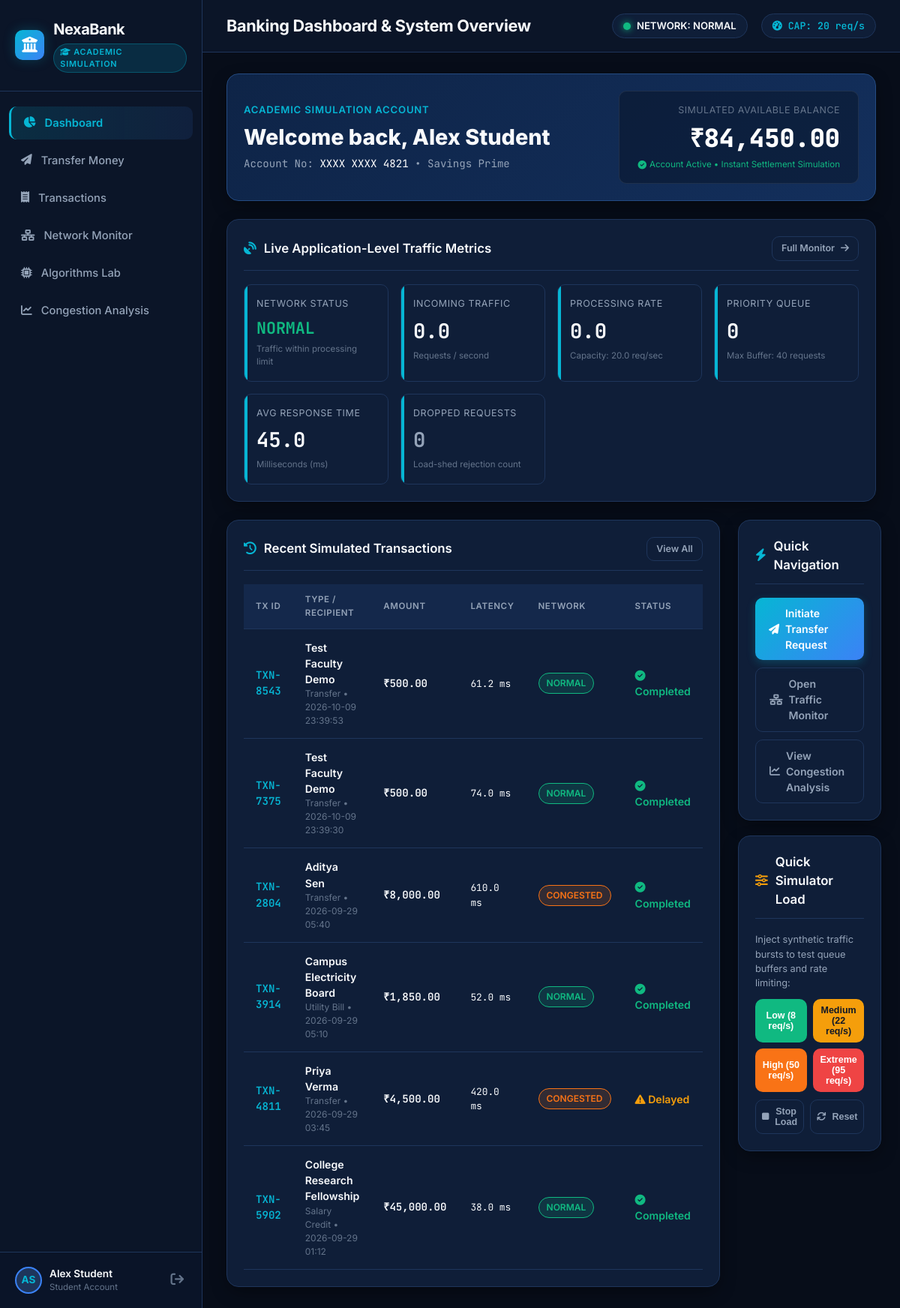
The app's page /dashboard (signed in) with its own data.
### tables this page shows
CREATE TABLE users (
        id INTEGER PRIMARY KEY AUTOINCREMENT,
        username TEXT UNIQUE NOT NULL,
        password TEXT NOT NULL,
        full_name TEXT NOT NULL,
        account_number TEXT NOT NULL,
        balance REAL NOT NULL
    );

CREATE TABLE transactions (
        id INTEGER PRIMARY KEY AUTOINCREMENT,
        tx_id TEXT UNIQUE NOT NULL,
        timestamp TEXT NOT NULL,
        tx_type TEXT NOT NULL,
        recipient TEXT NOT NULL,
        account_dest TEXT NOT NULL,
        amount REAL NOT NULL,
        processing_time_ms REAL NOT NULL,
        network_status TEXT NOT NULL,
        status TEXT NOT NULL
    );

### app.py (the view)
@app.route("/dashboard")
def dashboard():
    if not is_authenticated():
        return redirect(url_for("login"))
    user = database.get_user_profile("student")
    recent_txs = database.get_recent_transactions(limit=6)
    stats = controller.get_statistics()
    return render_template("dashboard.html", user=user, recent_txs=recent_txs, stats=stats)

### templates/dashboard.html (shortened to what this page needs)
{% extends "base.html" %}
{% block header_title %}Banking Dashboard & System Overview{% endblock %}
{% block content %}
<div class="card" style="background: linear-gradient(135deg, #0e2447, #132f5c); border-color: #244b82;">
    <div style="display: flex; justify-content: space-between; align-items: center; flex-wrap: wrap; gap: 20px;">
        <div>
            <div style="font-size: 0.82rem; text-transform: uppercase; letter-spacing: 0.8px; color: var(--accent-cyan); font-weight: 600;">
                Academic Simulation Account
            </div>
            <h1 style="font-size: 1.8rem; font-weight: 800; margin-top: 4px;">
                Welcome back, {{ user.full_name }}
            </h1>
            <div style="font-size: 0.88rem; color: var(--text-secondary); margin-top: 4px; font-family: var(--font-mono);">
                Account No: <span style="color: #ffffff;">{{ user.account_number }}</span> &bull; Savings Prime
            </div>
        </div>
        <div style="text-align: right; background: rgba(7, 13, 25, 0.4); padding: 16px 24px; border-radius: var(--radius-md); border: 1px solid rgba(255, 255, 255, 0.08);">
            <div style="font-size: 0.78rem; text-transform: uppercase; letter-spacing: 0.5px; color: var(--text-muted);">
                Simulated Available Balance
            </div>
            <div style="font-size: 2.1rem; font-weight: 800; color: #ffffff; font-family: var(--font-mono); margin-top: 2px;">
                ₹{{ "{:,.2f}".format(user.balance) }}
            </div>
            <div style="font-size: 0.72rem; color: var(--status-normal); display: flex; align-items: center; justify-content: flex-end; gap: 4px; margin-top: 2px;">
                <i class="fa-solid fa-circle-check"></i> Account Active &bull; Instant Settlement Simulation
            </div>
        </div>
    </div>
</div>
<div class="card">
    <div class="card-header">
        <div class="card-title">
            <i class="fa-solid fa-satellite-dish" style="color: var(--accent-cyan);"></i>
            <span>Live Application-Level Traffic Metrics</span>
        </div>
        <a href="{{ url_for('network_monitor') }}" class="btn btn-outline" style="padding: 6px 12px; font-size: 0.78rem;">
            Full Monitor <i class="fa-solid fa-arrow-right"></i>
        </a>
    </div>
    <div class="metrics-grid">
        <div class="metric-card" id="card-status">
            <div class="metric-label">Network Status</div>
            <div class="metric-value" id="dash-network-status" style="font-size: 1.35rem; color: var(--status-normal);">
                NORMAL
            </div>
            <div class="metric-subtext" id="dash-status-subtext">Traffic within processing limit</div>
        </div>
        <div class="metric-card">
            <div class="metric-label">Incoming Traffic</div>
            <div class="metric-value" id="dash-incoming-rate">0.0</div>
            <div class="metric-subtext">Requests / second</div>
        </div>
        <div class="metric-card">
            <div class="metric-label">Processing Rate</div>
            <div class="metric-value" id="dash-processing-rate">0.0</div>
            <div class="metric-subtext">Capacity: 20.0 req/sec</div>
        </div>
        <div class="metric-card">
            <div class="metric-label">Priority Queue</div>
            <div class="metric-value" id="dash-queue-len">0</div>
            <div class="metric-subtext">Max Buffer: 40 requests</div>
        </div>
        <div class="metric-card">
            <div class="metric-label">Avg Response Time</div>
            <div class="metric-value" id="dash-avg-latency">45.0</div>
            <div class="metric-subtext">Milliseconds (ms)</div>
        </div>
        <div class="metric-card">
            <div class="metric-label">Dropped Requests</div>
            <div class="metric-value" id="dash-dropped-count" style="color: var(--text-secondary);">0</div>
            <div class="metric-subtext">Load-shed rejection count</div>
        </div>
    </div>
</div>
<div style="display: grid; grid-template-columns: 2fr 1fr; gap: 24px;">
    <div class="card">
        <div class="card-header">
            <div class="card-title">
                <i class="fa-solid fa-clock-rotate-left" style="color: var(--accent-cyan);"></i>
                <span>Recent Simulated Transactions</span>
            </div>
            <a href="{{ url_for('transactions') }}" class="btn btn-outline" style="padding: 6px 12px; font-size: 0.78rem;">
                View All
            </a>
        </div>
        <div class="table-responsive">
            <table class="custom-table">
                <thead>
                    <tr>
                        <th>TX ID</th>
                        <th>Type / Recipient</th>
                        <th>Amount</th>
                        <th>Latency</th>
                        <th>Network</th>
                        <th>Status</th>
                    </tr>
                </thead>
                <tbody id="dash-transactions-body">
                    {% for tx in recent_txs %}
                    <tr>
                        <td style="font-family: var(--font-mono); font-weight: 600; color: var(--accent-cyan);">
                            {{ tx.tx_id }}
                        </td>
                        <td>
                            <div style="font-weight: 600;">{{ tx.recipient }}</div>
                            <div style="font-size: 0.75rem; color: var(--text-muted);">{{ tx.tx_type }} &bull; {{ tx.timestamp }}</div>
                        </td>
                        <td style="font-family: var(--font-mono); font-weight: 600;">
                            ₹{{ "{:,.2f}".format(tx.amount) }}
                        </td>
                        <td style="font-family: var(--font-mono); font-size: 0.8rem;">
                            {{ tx.processing_time_ms }} ms
                        </td>
                        <td>
                            {% if tx.network_status == 'NORMAL' %}
                                <span class="badge badge-normal">NORMAL</span>
                            {% elif tx.network_status == 'MODERATE' %}
                                <span class="badge badge-moderate">MODERATE</span>
                            {% elif tx.network_status == 'CONGESTED' %}
                                <span class="badge badge-congested">CONGESTED</span>
                            {% else %}
                                <span class="badge badge-critical">CRITICAL</span>
                            {% endif %}
                        </td>
                        <td>
                            {% if tx.status == 'Completed' %}
                                <span style="color: var(--status-normal); font-weight: 600;"><i class="fa-solid fa-circle-check"></i> Completed</span>
                            {% elif tx.status == 'Delayed' %}
                                <span style="color: var(--status-moderate); font-weight: 600;"><i class="fa-solid fa-triangle-exclamation"></i> Delayed</span>
                            {% elif tx.status == 'Queued' %}
                                <span style="color: var(--accent-blue); font-weight: 600;"><i class="fa-solid fa-hourglass-half"></i> Queued</span>
                            {% else %}
                                <span style="color: var(--status-critical); font-weight: 600;"><i class="fa-solid fa-circle-xmark"></i> Failed</span>
                            {% endif %}
                        </td>
                    </tr>
                    {% endfor %}
                </tbody>
            </table>
        </div>
    </div>
    <div style="display: flex; flex-direction: column; gap: 20px;">
        <div class="card">
            <div class="card-header">
                <div class="card-title">
                    <i class="fa-solid fa-bolt" style="color: var(--accent-cyan);"></i>
                    <span>Quick Navigation</span>
                </div>
            </div>
            <div style="display: flex; flex-direction: column; gap: 10px;">
                <a href="{{ url_for('transfer') }}" class="btn btn-primary" style="width: 100%;">
                    <i class="fa-solid fa-paper-plane"></i> Initiate Transfer Request
                </a>
                <a href="{{ url_for('network_monitor') }}" class="btn btn-outline" style="width: 100%;">
                    <i class="fa-solid fa-network-wired"></i> Open Traffic Monitor
                </a>
                <a href="{{ url_for('analysis') }}" class="btn btn-outline" style="width: 100%;">
                    <i class="fa-solid fa-chart-line"></i> View Congestion Analysis
                </a>
            </div>
        </div>
        <div class="card">
            <div class="card-header">
                <div class="card-title">
                    <i class="fa-solid fa-sliders" style="color: var(--status-moderate);"></i>
                    <span>Quick Simulator Load</span>
                </div>
            </div>
            <div style="font-size: 0.8rem; color: var(--text-secondary); margin-bottom: 12px;">
                Inject synthetic traffic bursts to test queue buffers and rate limiting:
            </div>
            <div style="display: grid; grid-template-columns: 1fr 1fr; gap: 8px;">
                <button class="btn btn-success" onclick="setQuickTraffic('LOW')" style="font-size: 0.78rem; padding: 8px;">
                    Low (8 req/s)
                </button>
                <button class="btn btn-warning" onclick="setQuickTraffic('MEDIUM')" style="font-size: 0.78rem; padding: 8px;">
                    Medium (22 req/s)
                </button>
                <button class="btn btn-orange" onclick="setQuickTraffic('HIGH')" style="font-size: 0.78rem; padding: 8px;">
                    High (50 req/s)
                </button>
                <button class="btn btn-danger" onclick="setQuickTraffic('EXTREME')" style="font-size: 0.78rem; padding: 8px;">
                    Extreme (95 req/s)
                </button>
            </div>
            <div style="margin-top: 10px; display: flex; gap: 8px;">
                <button class="btn btn-outline" onclick="stopQuickTraffic()" style="flex: 1; font-size: 0.78rem; padding: 8px;">
                    <i class="fa-solid fa-stop"></i> Stop Load
                </button>
                <button class="btn btn-outline" onclick="resetQuickTraffic()" style="flex: 1; font-size: 0.78rem; padding: 8px;">
                    <i class="fa-solid fa-arrows-rotate"></i> Reset
                </button>
            </div>
        </div>
    </div>
</div>
{% endblock %}

### templates/base.html (shortened to what this page needs)
<!DOCTYPE html>
<html lang="en">
<head>
    <link rel="stylesheet" href="https://cdnjs.cloudflare.com/ajax/libs/font-awesome/6.4.0/css/all.min.css">
    <link rel="stylesheet" href="{{ url_for('static', filename='css/style.css') }}">
</head>
<body>
    <div class="app-container">
        <aside class="sidebar">
            <div class="brand-section">
                <a href="{{ url_for('dashboard') }}" class="brand-logo">
                    <div class="logo-icon">
                        <i class="fa-solid fa-building-columns"></i>
                    </div>
                    <div class="brand-text">
                        <h1>NexaBank</h1>
                        <span class="academic-badge"><i class="fa-solid fa-graduation-cap"></i> Academic Simulation</span>
                    </div>
                </a>
            </div>
            <ul class="nav-links">
                <li class="nav-item {% if request.endpoint == 'dashboard' %}active{% endif %}">
                    <a href="{{ url_for('dashboard') }}">
                        <i class="fa-solid fa-chart-pie"></i>
                        <span>Dashboard</span>
                    </a>
                </li>
                <li class="nav-item {% if request.endpoint == 'transfer' %}active{% endif %}">
                    <a href="{{ url_for('transfer') }}">
                        <i class="fa-solid fa-paper-plane"></i>
                        <span>Transfer Money</span>
                    </a>
                </li>
                <li class="nav-item {% if request.endpoint == 'transactions' %}active{% endif %}">
                    <a href="{{ url_for('transactions') }}">
                        <i class="fa-solid fa-receipt"></i>
                        <span>Transactions</span>
                    </a>
                </li>
                <li class="nav-item {% if request.endpoint == 'network_monitor' %}active{% endif %}">
                    <a href="{{ url_for('network_monitor') }}">
                        <i class="fa-solid fa-network-wired"></i>
                        <span>Network Monitor</span>
                    </a>
                </li>
                <li class="nav-item {% if request.endpoint == 'algorithms' %}active{% endif %}">
                    <a href="{{ url_for('algorithms') }}">
                        <i class="fa-solid fa-microchip"></i>
                        <span>Algorithms Lab</span>
                    </a>
                </li>
                <li class="nav-item {% if request.endpoint == 'analysis' %}active{% endif %}">
                    <a href="{{ url_for('analysis') }}">
                        <i class="fa-solid fa-chart-line"></i>
                        <span>Congestion Analysis</span>
                    </a>
                </li>
            </ul>
            <div class="sidebar-user">
                <div class="user-info">
                    <div class="user-avatar">
                        AS
                    </div>
                    <div class="user-details">
                        <div class="user-name">{{ session.get('full_name', 'Alex Student') }}</div>
                        <div class="user-role">Student Account</div>
                    </div>
                </div>
                <a href="{{ url_for('logout') }}" class="logout-btn" title="Sign Out">
                    <i class="fa-solid fa-arrow-right-from-bracket"></i>
                </a>
            </div>
        </aside>
        <div class="main-wrapper">
            <header class="topbar">
                <div class="page-title">
                    <h2>{% block header_title %}Overview{% endblock %}</h2>
                </div>
                <div class="topbar-right">
                    <div class="live-status-pill">
                        <span id="nav-pulse-dot" class="pulse-dot"></span>
                        <span id="nav-status-text">NETWORK: NORMAL</span>
                    </div>
                    <div class="live-status-pill" style="font-family: var(--font-mono); color: var(--accent-cyan);">
                        <i class="fa-solid fa-gauge-high"></i>
                        <span id="nav-capacity-text">CAP: 20 req/s</span>
                    </div>
                </div>
            </header>
            <main class="content-area">
                {% block content %}{% endblock %}
            </main>
        </div>
    </div>
</body>
</html>

### records on screen
users: get "Alex Student", full_name "Alex Student", account_number "XXXX XXXX 4821", balance "84,450.00"
transactions: tx_id "TXN-8543", recipient "Test Faculty Demo", tx_type "Transfer", timestamp "2026-10-09 23:39:53", amount "500.00", processing_time_ms "61.2", network_status "NORMAL", status "Completed" (drawn)
transactions: tx_id "TXN-7375", recipient "Test Faculty Demo", tx_type "Transfer", timestamp "2026-10-09 23:39:30", amount "500.00", processing_time_ms "74.0", network_status "NORMAL", status "Completed" (drawn)
transactions: tx_id "TXN-2804", recipient "Aditya Sen", tx_type "Transfer", timestamp "2026-09-29 05:40", amount "8,000.00", processing_time_ms "610.0", network_status "CONGESTED", status "Completed" (drawn)
transactions: tx_id "TXN-3914", recipient "Campus Electricity Board", tx_type "Utility Bill", timestamp "2026-09-29 05:10", amount "1,850.00", processing_time_ms "52.0", network_status "NORMAL", status "Completed" (drawn)
transactions: tx_id "TXN-4811", recipient "Priya Verma", tx_type "Transfer", timestamp "2026-09-29 03:45", amount "4,500.00", processing_time_ms "420.0", network_status "CONGESTED", status "Delayed" (drawn)
transactions: tx_id "TXN-5902", recipient "College Research Fellowship", tx_type "Salary Credit", timestamp "2026-09-29 01:12", amount "45,000.00", processing_time_ms "38.0", network_status "NORMAL", status "Completed" (drawn)
